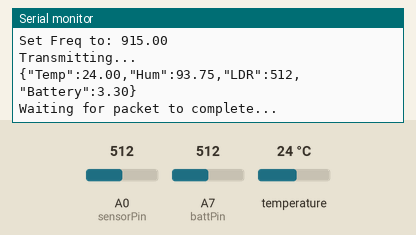
Recording of a sketch running on a simulated Arduino Nano, built with avr-gcc and run on an emulated ATmega328P. On the bench: the last lines printed to the serial monitor. The test bench sets the inputs (shaded band); at power-on: temperature 24 °C, A0 (sensorPin) = 512, A7 (battPin) = 512. No radio packets arrive unless stated.

Above: at 1.8 s.
1.9 s: temperature set to 12 °C
At 3.6 s:
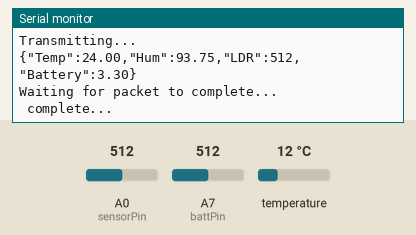
8.0 s: A0 (sensorPin) set to 716
At 8.8 s:
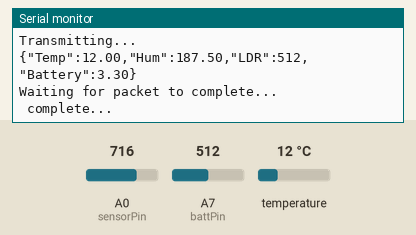
9.5 s: A7 (battPin) set to 716
At 10.7 s:
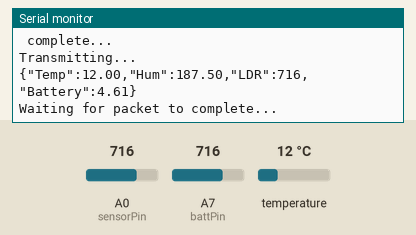
11.0 s: temperature set to 19 °C
At 11.9 s:
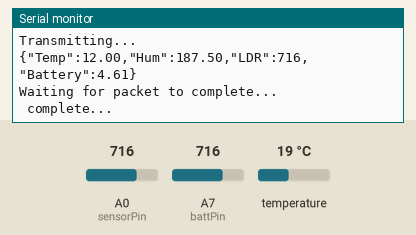
12.5 s: A0 (sensorPin) set to 900
14.0 s: A7 (battPin) set to 900
At 16.0 s:
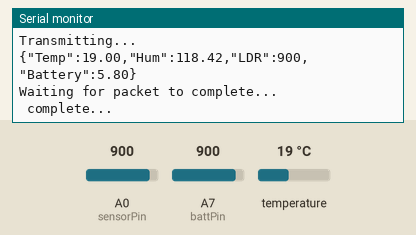
Timing chart, 0 to 16.5 s (numbered marks = the images above; inputs shaded):
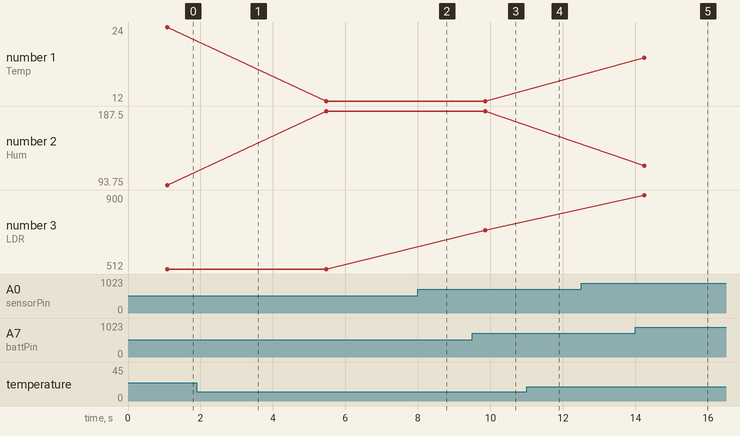

The sketch:

module4_6_ldr_ds18b20_Lora_client_sleep.ino
```cpp
#include <RH_RF95.h>
#include <OneWire.h>
#include <Adafruit_SleepyDog.h>

OneWire  ds(10);  // on pin 10 (a 4.7K resistor is necessary)

int sensorPin = A0;
int battPin = A7;
int sensorValue = 0;
float battValue = 0.0;
int battRaw = 0;

/*
  #define RFM95_CS 10
  #define RFM95_RST 7
  #define RFM95_INT 2
*/

//for adafruit mo feather
#define RFM95_CS 8
#define RFM95_RST 4
#define RFM95_INT 3


// Change to 434.0 or other frequency, must match RX's freq!
#define RF95_FREQ 915.0

// Singleton instance of the radio driver
RH_RF95 rf95(RFM95_CS, RFM95_INT);

void setup() {
  pinMode(RFM95_RST, OUTPUT);
  digitalWrite(RFM95_RST, HIGH);

  Serial.begin(9600);
  Serial.println("Adafruit Watchdog Library Sleep Demo!");
  Serial.println();

  Serial.println("Feather LoRa TX Test!");

  digitalWrite(RFM95_RST, LOW);
  delay(10);
  digitalWrite(RFM95_RST, HIGH);
  delay(10);

  while (!rf95.init()) {
    Serial.println("LoRa radio init failed");
    while (1);
  }
  Serial.println("LoRa radio init OK!");

  // Defaults after init are 434.0MHz, modulation GFSK_Rb250Fd250, +13dbM
  if (!rf95.setFrequency(RF95_FREQ)) {
    Serial.println("setFrequency failed");
    while (1);
  }
  Serial.print("Set Freq to: "); Serial.println(RF95_FREQ);
  rf95.setTxPower(23, false);
}

void loop() {


  byte i;
  byte present = 0;
  byte type_s;
  byte ds_data[12];
  byte addr[8];
  float celsius, fahrenheit;

  if ( !ds.search(addr)) {
    //  Serial.println("No more addresses.");
    //  Serial.println();
    ds.reset_search();
    delay(250);
    return;
  }

  if (OneWire::crc8(addr, 7) != addr[7]) {
    Serial.println("CRC is not valid!");
    return;
  }
  // the first ROM byte indicates which chip
  switch (addr[0]) {
    case 0x10:
      /*  Serial.println("  Chip = DS18S20");  // or old DS1820
        Serial.print(" addr[0] ");
        Serial.println(addr[0]);*/
      type_s = 1;
      break;
    case 0x28:
      //  Serial.println("  Chip = DS18B20");
      type_s = 0;
      break;
    case 0x22:
      // Serial.println("  Chip = DS1822");
      type_s = 0;
      break;
    default:
      Serial.println("Device is not a DS18x20 family device.");
      return;
  }

  ds.reset();
  ds.select(addr);
  ds.write(0x44, 1);        // start conversion, with parasite power on at the end

  delay(1000);     // maybe 750ms is enough, maybe not
  // we might do a ds.depower() here, but the reset will take care of it.

  present = ds.reset();
  ds.select(addr);
  ds.write(0xBE);         // Read Scratchpad

  /*  Serial.print("  Data = ");
    Serial.print(present, HEX);
    Serial.print(" ");*/
  for ( i = 0; i < 9; i++) {           // we need 9 bytes
    ds_data[i] = ds.read();
    //   Serial.print(ds_data[i], HEX);
    //  Serial.print(" ");
  }
  // Convert the data to actual temperature
  // because the result is a 16 bit signed integer, it should
  // be stored to an "int16_t" type, which is always 16 bits
  // even when compiled on a 32 bit processor.
  int16_t raw = (ds_data[1] << 8) | ds_data[0];
  /*Serial.println(data[1]);
    Serial.println(data[0]);
    Serial.println(raw);*/
  if (type_s) {
    raw = raw << 3; // 9 bit resolution default
    if (ds_data[7] == 0x10) {
      // "count remain" gives full 12 bit resolution
      raw = (raw & 0xFFF0) + 12 - ds_data[6];
    }
  } else {
    byte cfg = (ds_data[4] & 0x60);
    // at lower res, the low bits are undefined, so let's zero them
    if (cfg == 0x00) raw = raw & ~7;  // 9 bit resolution, 93.75 ms
    else if (cfg == 0x20) raw = raw & ~3; // 10 bit res, 187.5 ms
    else if (cfg == 0x40) raw = raw & ~1; // 11 bit res, 375 ms
    //// default is 12 bit resolution, 750 ms conversion time
  }

  celsius = (float)raw / 16.0;
  fahrenheit = celsius * 1.8 + 32.0;

  Serial.println("Transmitting...");

  float t = celsius;
  float h = 75 * 30.0 / celsius;
  sensorValue = analogRead(sensorPin);
  battRaw = 0;
  for (int i = 0; i < 10; i++) {
    battRaw += analogRead(battPin);
  }
  battValue = battRaw / (1024.00 * 10) * 3.3 * 2;

  String d = "{\"Temp\":" + String (t) + ",";
  d += "\"Hum\":" + String (h) + ",";
  d += "\"LDR\":" + String (sensorValue) + ",";
  d += "\"Battery\":" + String (battValue);
  d += "} ";  // Add a trailing space is necessary

  char data[d.length()];
  d.toCharArray(data, d.length());
  Serial.println(d);
  rf95.send((uint8_t*)data, sizeof(data));

  Serial.println("Waiting for packet to complete...");
  delay(1000);
  rf95.waitPacketSent();
  Serial.println(" complete...");

  int sleepMS = Watchdog.sleep();
  sleepMS = Watchdog.sleep();
}
```

Measured:
- after the input at 9.5 s, the serial monitor: prints a new line after 0.36 s (image 3)
- after the input at 14.0 s, the serial monitor: prints a new line after 0.25 s (image 5)
- plotted number 1: 24 → 12 after the input at 1.9 s
- plotted number 2: 93.75 → 187.5 after the input at 1.9 s
